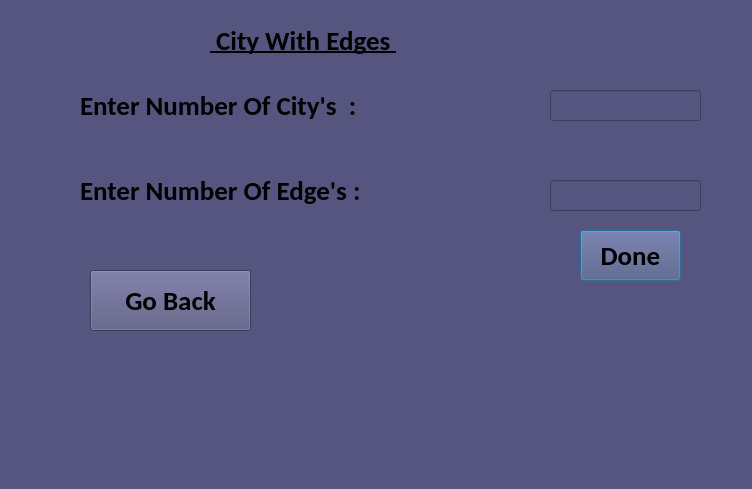
<?xml version="1.0" encoding="UTF-8"?>
<ui version="4.0">
 <class>Cityinfo</class>
 <widget class="QDialog" name="Cityinfo">
  <property name="geometry">
   <rect>
    <x>0</x>
    <y>0</y>
    <width>752</width>
    <height>489</height>
   </rect>
  </property>
  <property name="windowTitle">
   <string>Enter Citys &amp; Edges</string>
  </property>
  <property name="styleSheet">
   <string notr="true">background-color: rgb(85, 85, 127);</string>
  </property>
  <widget class="QLabel" name="label">
   <property name="geometry">
    <rect>
     <x>80</x>
     <y>80</y>
     <width>511</width>
     <height>51</height>
    </rect>
   </property>
   <property name="font">
    <font>
     <family>Calibri</family>
     <pointsize>20</pointsize>
     <weight>75</weight>
     <bold>true</bold>
    </font>
   </property>
   <property name="text">
    <string>Enter Number Of City's  :</string>
   </property>
  </widget>
  <widget class="QLineEdit" name="city">
   <property name="geometry">
    <rect>
     <x>550</x>
     <y>90</y>
     <width>151</width>
     <height>31</height>
    </rect>
   </property>
   <property name="font">
    <font>
     <family>Calibri</family>
     <pointsize>12</pointsize>
     <weight>75</weight>
     <bold>true</bold>
    </font>
   </property>
   <property name="layoutDirection">
    <enum>Qt::LeftToRight</enum>
   </property>
  </widget>
  <widget class="QLabel" name="label_2">
   <property name="geometry">
    <rect>
     <x>80</x>
     <y>170</y>
     <width>531</width>
     <height>41</height>
    </rect>
   </property>
   <property name="font">
    <font>
     <family>Calibri</family>
     <pointsize>20</pointsize>
     <weight>75</weight>
     <bold>true</bold>
    </font>
   </property>
   <property name="text">
    <string>Enter Number Of Edge's :</string>
   </property>
  </widget>
  <widget class="QLineEdit" name="edge">
   <property name="geometry">
    <rect>
     <x>550</x>
     <y>180</y>
     <width>151</width>
     <height>31</height>
    </rect>
   </property>
   <property name="font">
    <font>
     <family>Calibri</family>
     <pointsize>12</pointsize>
     <weight>75</weight>
     <bold>true</bold>
    </font>
   </property>
  </widget>
  <widget class="QPushButton" name="done">
   <property name="geometry">
    <rect>
     <x>580</x>
     <y>230</y>
     <width>101</width>
     <height>51</height>
    </rect>
   </property>
   <property name="font">
    <font>
     <family>Calibri</family>
     <pointsize>20</pointsize>
     <weight>75</weight>
     <bold>true</bold>
    </font>
   </property>
   <property name="text">
    <string>Done</string>
   </property>
  </widget>
  <widget class="QPushButton" name="back">
   <property name="geometry">
    <rect>
     <x>90</x>
     <y>270</y>
     <width>161</width>
     <height>61</height>
    </rect>
   </property>
   <property name="font">
    <font>
     <family>Calibri</family>
     <pointsize>20</pointsize>
     <weight>75</weight>
     <bold>true</bold>
    </font>
   </property>
   <property name="text">
    <string>Go Back</string>
   </property>
  </widget>
  <widget class="QLabel" name="label_3">
   <property name="geometry">
    <rect>
     <x>210</x>
     <y>10</y>
     <width>301</width>
     <height>61</height>
    </rect>
   </property>
   <property name="font">
    <font>
     <family>Calibri</family>
     <pointsize>20</pointsize>
     <weight>75</weight>
     <bold>true</bold>
     <underline>true</underline>
    </font>
   </property>
   <property name="text">
    <string> City With Edges </string>
   </property>
  </widget>
 </widget>
 <resources/>
 <connections/>
</ui>
